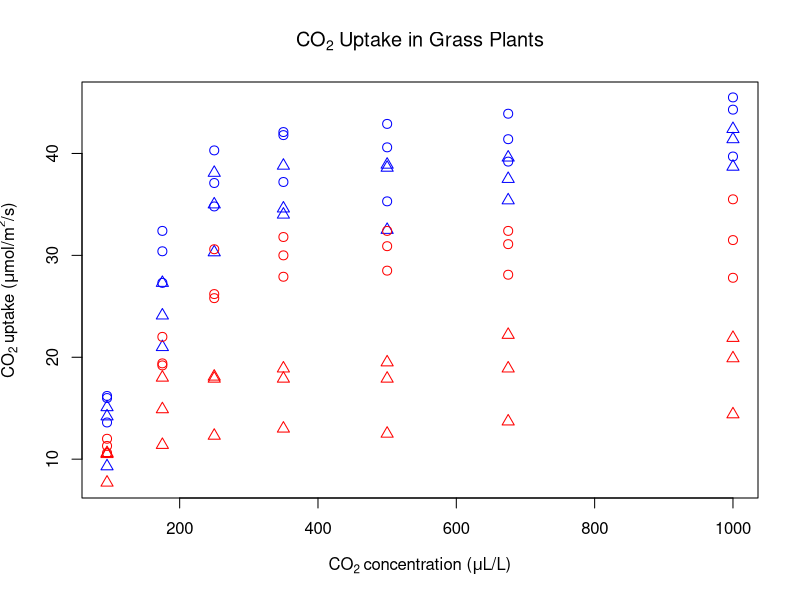

Source code (R):
# BIO 620 - Week 2
# CO2 Data Exploration
# Haille Bright

# Explore the built-in CO2 dataset
head(CO2)
str(CO2)
summary(CO2)

# Check the number of observations in each group
table(CO2$Type, CO2$Treatment)

# Examine treatment levels
levels(CO2$Treatment)

# Calculate mean uptake by geographic type
aggregate(uptake ~ Type, data = CO2, mean)

# Calculate mean uptake by type and treatment
aggregate(uptake ~ Type + Treatment, data = CO2, mean)

# Final figure
plot(CO2$conc, CO2$uptake,
     xlab = expression("CO"[2]~"concentration ("*mu*"L/L)"),
     ylab = expression("CO"[2]~"uptake ("*mu*"mol/m"^2*"/s)"),
     main = expression("CO"[2]~"Uptake in Grass Plants"),
     pch = ifelse(CO2$Treatment == "nonchilled", 1, 2),
     col = ifelse(CO2$Type == "Quebec", "blue", "red"),
     cex = 1.2)
